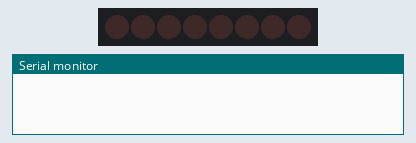
Recording of a sketch running on a simulated ESP8266 (NodeMCU). Parts: 8 shift-register outputs drawn as a row of LEDs (first output left, lit = HIGH), the last lines printed to the serial monitor. Wiring (inferred from the names in the program): shift register (74HC595): data D3; shift clock D2; latch D1. Wiring (inferred from the signals the program sends): row of LEDs: on Q0, Q1, Q2, Q3, Q4, Q5, Q6, Q7.

Above: at 0.2 s.
At 1.0 s:
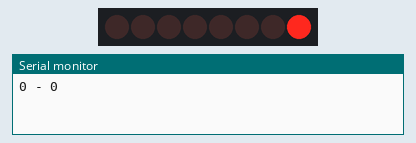
At 3.0 s:
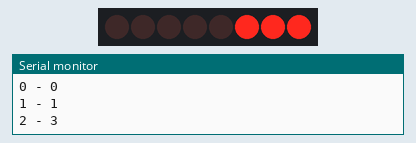
At 5.0 s:
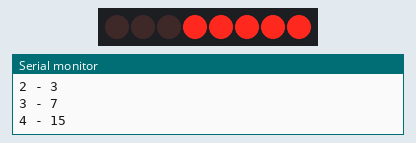
At 8.0 s:
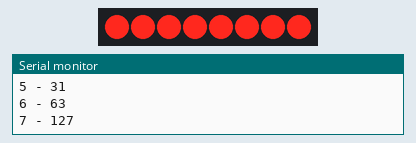
At 10.5 s:
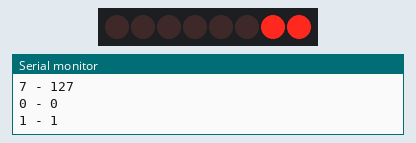
Timing chart, 0 to 11.1 s (numbered marks = the images above):
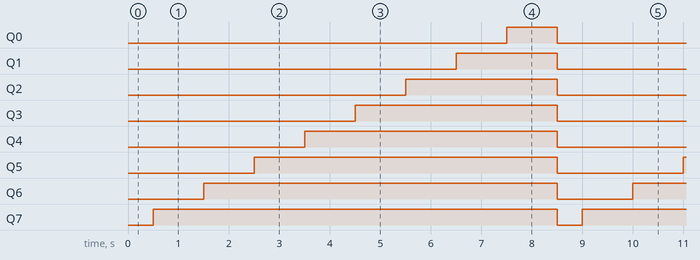

The sketch:

multiplex.ino
```cpp
int latchPin = D1; // pin D8 on NodeMCU boards
int clockPin = D2; // pin D5 on NodeMCU boards
int dataPin  = D3;  // pin D7 on NodeMCU

byte leds = 0;    // Variable to hold the pattern of which LEDs are currently turned on or off

void setup()
{
  // Set all the pins of 74HC595 as OUTPUT
  pinMode(latchPin, OUTPUT);
  pinMode(dataPin, OUTPUT);
  pinMode(clockPin, OUTPUT);

  Serial.begin(115200);
  while (!Serial) {
    ; // wait for serial port to connect. Needed for native USB port only
  }
}

void loop()
{
  leds = 0; // Initially turns all the LEDs off, by giving the variable 'leds' the value 0
  updateShiftRegister();
  delay(500);
  for (int i = 0; i < 8; i++) // Turn all the LEDs ON one by one.
  {
    Serial.print(i);
    Serial.print(" - ");
    Serial.println(leds);

    bitSet(leds, i);    // Set the bit that controls that LED in the variable 'leds'
    updateShiftRegister();
    delay(1000);
  }
}

/*
 * updateShiftRegister() - This function sets the latchPin to low, then calls the Arduino function
 * 'shiftOut' to shift out contents of variable 'leds' in the shift register before putting the 'latchPin' high again.
 */
void updateShiftRegister()
{
   digitalWrite(latchPin, LOW);
   shiftOut(dataPin, clockPin, LSBFIRST, leds);
   digitalWrite(latchPin, HIGH);
}
```

Measured:
- by itself, Q0: alternates HIGH for 1.0 s and LOW for 7.5 s
- by itself, Q1: alternates HIGH for 2.0 s and LOW for 6.5 s
- by itself, Q2: alternates HIGH for 3.0 s and LOW for 5.5 s
- by itself, Q3: alternates HIGH for 4.0 s and LOW for 4.5 s
- by itself, Q4: alternates HIGH for 5.0 s and LOW for 3.5 s
- by itself, Q5: alternates HIGH for 6.0 s and LOW for 2.5 s
- by itself, Q6: alternates HIGH for 7.0 s and LOW for 1.5 s
- by itself, Q7: alternates HIGH for 8.0 s and LOW for 0.50 s
